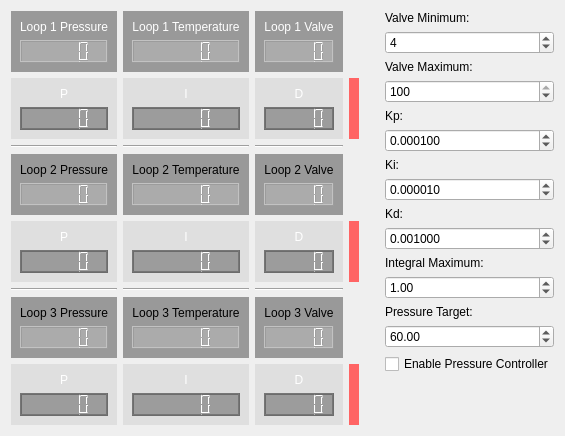
      <widget class="QWidget" name="tabSteamPressure">
       <attribute name="title">
        <string>Steam Pressure</string>
       </attribute>
       <layout class="QHBoxLayout" name="horizontalLayout_2">
        <item>
         <layout class="QGridLayout" name="gridLayout_2">
          <item row="9" column="1">
           <widget class="QWidget" name="widget_16" native="true">
            <property name="sizePolicy">
             <sizepolicy hsizetype="Expanding" vsizetype="Preferred">
              <horstretch>0</horstretch>
              <verstretch>0</verstretch>
             </sizepolicy>
            </property>
            <property name="styleSheet">
             <string notr="true">QWidget{
	background: rgba(20, 20, 20, 100);
}

QLCDNumber{
	background: rgba(200,200,200,100);
	font: 15pt &quot;Source Code Pro&quot;;
	color: white;
}

QLabel{
	background: transparent;
}</string>
            </property>
            <layout class="QVBoxLayout" name="verticalLayout_47">
             <item>
              <widget class="QLabel" name="label_50">
               <property name="text">
                <string>Loop 3 Temperature</string>
               </property>
               <property name="alignment">
                <set>Qt::AlignmentFlag::AlignCenter</set>
               </property>
              </widget>
             </item>
             <item>
              <widget class="QLCDNumber" name="lcd_L3_Pres_Temp"/>
             </item>
            </layout>
           </widget>
          </item>
          <item row="2" column="0">
           <widget class="QWidget" name="widget_11" native="true">
            <property name="sizePolicy">
             <sizepolicy hsizetype="Expanding" vsizetype="Preferred">
              <horstretch>0</horstretch>
              <verstretch>0</verstretch>
             </sizepolicy>
            </property>
            <property name="styleSheet">
             <string notr="true">QWidget{
	background: rgba(200,200,200,100);
}

QLabel{
	background: transparent;
	font: 700 20pt &quot;Source Code Pro&quot;;
	color: white;
}

QLCDNumber{
	background: rgba(50, 50, 50, 100);
	font: 15pt &quot;Source Code Pro&quot;;
	color: white;
}</string>
            </property>
            <layout class="QVBoxLayout" name="verticalLayout_51">
             <item>
              <widget class="QLabel" name="label_63">
               <property name="text">
                <string>P</string>
               </property>
               <property name="alignment">
                <set>Qt::AlignmentFlag::AlignCenter</set>
               </property>
              </widget>
             </item>
             <item>
              <widget class="QLCDNumber" name="lcd_L1_Pres_P"/>
             </item>
            </layout>
           </widget>
          </item>
          <item row="10" column="2">
           <widget class="QWidget" name="widget_24" native="true">
            <property name="sizePolicy">
             <sizepolicy hsizetype="Expanding" vsizetype="Preferred">
              <horstretch>0</horstretch>
              <verstretch>0</verstretch>
             </sizepolicy>
            </property>
            <property name="styleSheet">
             <string notr="true">QWidget{
	background: rgba(200,200,200,100);
}

QLabel{
	background: transparent;
	font: 700 20pt &quot;Source Code Pro&quot;;
	color: white;
}

QLCDNumber{
	background: rgba(50, 50, 50, 100);
	font: 15pt &quot;Source Code Pro&quot;;
	color: white;
}</string>
            </property>
            <layout class="QVBoxLayout" name="verticalLayout_58">
             <item>
              <widget class="QLabel" name="label_70">
               <property name="text">
                <string>D</string>
               </property>
               <property name="alignment">
                <set>Qt::AlignmentFlag::AlignCenter</set>
               </property>
              </widget>
             </item>
             <item>
              <widget class="QLCDNumber" name="lcd_L3_Pres_D"/>
             </item>
            </layout>
           </widget>
          </item>
          <item row="0" column="0">
           <widget class="QWidget" name="widget_8" native="true">
            <property name="sizePolicy">
             <sizepolicy hsizetype="Expanding" vsizetype="Preferred">
              <horstretch>0</horstretch>
              <verstretch>0</verstretch>
             </sizepolicy>
            </property>
            <property name="styleSheet">
             <string notr="true">QWidget{
	background: rgba(20, 20, 20, 100);
}

QLCDNumber{
	background: rgba(200,200,200,100);
	font: 15pt &quot;Source Code Pro&quot;;
	color: white;
}

QLabel{
	background: transparent;
	color: white;
}</string>
            </property>
            <layout class="QVBoxLayout" name="verticalLayout_8">
             <item>
              <widget class="QLabel" name="label_11">
               <property name="text">
                <string>Loop 1 Pressure</string>
               </property>
               <property name="alignment">
                <set>Qt::AlignmentFlag::AlignCenter</set>
               </property>
              </widget>
             </item>
             <item>
              <widget class="QLCDNumber" name="lcd_L1_Pres_Pres"/>
             </item>
            </layout>
           </widget>
          </item>
          <item row="3" column="0">
           <widget class="Line" name="line_7">
            <property name="orientation">
             <enum>Qt::Orientation::Horizontal</enum>
            </property>
           </widget>
          </item>
          <item row="0" column="2">
           <widget class="QWidget" name="widget_26" native="true">
            <property name="sizePolicy">
             <sizepolicy hsizetype="Expanding" vsizetype="Preferred">
              <horstretch>0</horstretch>
              <verstretch>0</verstretch>
             </sizepolicy>
            </property>
            <property name="styleSheet">
             <string notr="true">QWidget{
	background: rgba(20, 20, 20, 100);
}

QLCDNumber{
	background: rgba(200,200,200,100);
	font: 15pt &quot;Source Code Pro&quot;;
	color: white;
}

QLabel{
	background: transparent;
	color: white;
}</string>
            </property>
            <layout class="QVBoxLayout" name="verticalLayout_11">
             <item>
              <widget class="QLabel" name="label_12">
               <property name="text">
                <string>Loop 1 Valve</string>
               </property>
               <property name="alignment">
                <set>Qt::AlignmentFlag::AlignCenter</set>
               </property>
              </widget>
             </item>
             <item>
              <widget class="QLCDNumber" name="lcd_L1_Pres_Valve"/>
             </item>
            </layout>
           </widget>
          </item>
          <item row="0" column="1">
           <widget class="QWidget" name="widget_9" native="true">
            <property name="sizePolicy">
             <sizepolicy hsizetype="Expanding" vsizetype="Preferred">
              <horstretch>0</horstretch>
              <verstretch>0</verstretch>
             </sizepolicy>
            </property>
            <property name="styleSheet">
             <string notr="true">QWidget{
	background: rgba(20, 20, 20, 100);
}

QLCDNumber{
	background: rgba(200,200,200,100);
	font: 15pt &quot;Source Code Pro&quot;;
	color: white;
}

QLabel{
	background: transparent;
	color: white;
}</string>
            </property>
            <layout class="QVBoxLayout" name="verticalLayout_14">
             <item>
              <widget class="QLabel" name="label_27">
               <property name="text">
                <string>Loop 1 Temperature</string>
               </property>
               <property name="alignment">
                <set>Qt::AlignmentFlag::AlignCenter</set>
               </property>
              </widget>
             </item>
             <item>
              <widget class="QLCDNumber" name="lcd_L1_Pres_Temp"/>
             </item>
            </layout>
           </widget>
          </item>
          <item row="9" column="2">
           <widget class="QWidget" name="widget_20" native="true">
            <property name="sizePolicy">
             <sizepolicy hsizetype="Expanding" vsizetype="Preferred">
              <horstretch>0</horstretch>
              <verstretch>0</verstretch>
             </sizepolicy>
            </property>
            <property name="styleSheet">
             <string notr="true">QWidget{
	background: rgba(20, 20, 20, 100);
}

QLCDNumber{
	background: rgba(200,200,200,100);
	font: 15pt &quot;Source Code Pro&quot;;
	color: white;
}

QLabel{
	background: transparent;
}</string>
            </property>
            <layout class="QVBoxLayout" name="verticalLayout_49">
             <item>
              <widget class="QLabel" name="label_61">
               <property name="text">
                <string>Loop 3 Valve</string>
               </property>
               <property name="alignment">
                <set>Qt::AlignmentFlag::AlignCenter</set>
               </property>
              </widget>
             </item>
             <item>
              <widget class="QLCDNumber" name="lcd_L3_Pres_Valve"/>
             </item>
            </layout>
           </widget>
          </item>
          <item row="7" column="1">
           <widget class="QWidget" name="widget_17" native="true">
            <property name="sizePolicy">
             <sizepolicy hsizetype="Expanding" vsizetype="Preferred">
              <horstretch>0</horstretch>
              <verstretch>0</verstretch>
             </sizepolicy>
            </property>
            <property name="styleSheet">
             <string notr="true">QWidget{
	background: rgba(200,200,200,100);
}

QLabel{
	background: transparent;
	font: 700 20pt &quot;Source Code Pro&quot;;
	color: white;
}

QLCDNumber{
	background: rgba(50, 50, 50, 100);
	font: 15pt &quot;Source Code Pro&quot;;
	color: white;
}</string>
            </property>
            <layout class="QVBoxLayout" name="verticalLayout_54">
             <item>
              <widget class="QLabel" name="label_66">
               <property name="text">
                <string>I</string>
               </property>
               <property name="alignment">
                <set>Qt::AlignmentFlag::AlignCenter</set>
               </property>
              </widget>
             </item>
             <item>
              <widget class="QLCDNumber" name="lcd_L2_Pres_I"/>
             </item>
            </layout>
           </widget>
          </item>
          <item row="3" column="2">
           <widget class="Line" name="line_9">
            <property name="orientation">
             <enum>Qt::Orientation::Horizontal</enum>
            </property>
           </widget>
          </item>
          <item row="8" column="0">
           <widget class="Line" name="line_10">
            <property name="orientation">
             <enum>Qt::Orientation::Horizontal</enum>
            </property>
           </widget>
          </item>
          <item row="8" column="1">
           <widget class="Line" name="line_11">
            <property name="orientation">
             <enum>Qt::Orientation::Horizontal</enum>
            </property>
           </widget>
          </item>
          <item row="8" column="2">
           <widget class="Line" name="line_12">
            <property name="orientation">
             <enum>Qt::Orientation::Horizontal</enum>
            </property>
           </widget>
          </item>
          <item row="3" column="1">
           <widget class="Line" name="line_8">
            <property name="orientation">
             <enum>Qt::Orientation::Horizontal</enum>
            </property>
           </widget>
          </item>
          <item row="5" column="0">
           <widget class="QWidget" name="widget_22" native="true">
            <property name="sizePolicy">
             <sizepolicy hsizetype="Expanding" vsizetype="Preferred">
              <horstretch>0</horstretch>
              <verstretch>0</verstretch>
             </sizepolicy>
            </property>
            <property name="styleSheet">
             <string notr="true">QWidget{
	background: rgba(20, 20, 20, 100);
}

QLCDNumber{
	background: rgba(200,200,200,100);
	font: 15pt &quot;Source Code Pro&quot;;
	color: white;
}

QLabel{
	background: transparent;
}</string>
            </property>
            <layout class="QVBoxLayout" name="verticalLayout_50">
             <item>
              <widget class="QLabel" name="label_62">
               <property name="text">
                <string>Loop 2 Pressure</string>
               </property>
               <property name="alignment">
                <set>Qt::AlignmentFlag::AlignCenter</set>
               </property>
              </widget>
             </item>
             <item>
              <widget class="QLCDNumber" name="lcd_L2_Pres_Pres"/>
             </item>
            </layout>
           </widget>
          </item>
          <item row="2" column="1">
           <widget class="QWidget" name="widget_25" native="true">
            <property name="sizePolicy">
             <sizepolicy hsizetype="Expanding" vsizetype="Preferred">
              <horstretch>0</horstretch>
              <verstretch>0</verstretch>
             </sizepolicy>
            </property>
            <property name="styleSheet">
             <string notr="true">QWidget{
	background: rgba(200,200,200,100);
}

QLabel{
	background: transparent;
	font: 700 20pt &quot;Source Code Pro&quot;;
	color: white;
}

QLCDNumber{
	background: rgba(50, 50, 50, 100);
	font: 15pt &quot;Source Code Pro&quot;;
	color: white;
}</string>
            </property>
            <layout class="QVBoxLayout" name="verticalLayout_59">
             <item>
              <widget class="QLabel" name="label_71">
               <property name="text">
                <string>I</string>
               </property>
               <property name="alignment">
                <set>Qt::AlignmentFlag::AlignCenter</set>
               </property>
              </widget>
             </item>
             <item>
              <widget class="QLCDNumber" name="lcd_L1_Pres_I"/>
             </item>
            </layout>
           </widget>
          </item>
          <item row="2" column="4">
           <spacer name="verticalSpacer_6">
            <property name="orientation">
             <enum>Qt::Orientation::Vertical</enum>
            </property>
            <property name="sizeHint" stdset="0">
             <size>
              <width>20</width>
              <height>40</height>
             </size>
            </property>
           </spacer>
          </item>
          <item row="2" column="2">
           <widget class="QWidget" name="widget_14" native="true">
            <property name="sizePolicy">
             <sizepolicy hsizetype="Expanding" vsizetype="Preferred">
              <horstretch>0</horstretch>
              <verstretch>0</verstretch>
             </sizepolicy>
            </property>
            <property name="styleSheet">
             <string notr="true">QWidget{
	background: rgba(200,200,200,100);
}

QLabel{
	background: transparent;
	font: 700 20pt &quot;Source Code Pro&quot;;
	color: white;
}

QLCDNumber{
	background: rgba(50, 50, 50, 100);
	font: 15pt &quot;Source Code Pro&quot;;
	color: white;
}</string>
            </property>
            <layout class="QVBoxLayout" name="verticalLayout_52">
             <item>
              <widget class="QLabel" name="label_64">
               <property name="text">
                <string>D</string>
               </property>
               <property name="alignment">
                <set>Qt::AlignmentFlag::AlignCenter</set>
               </property>
              </widget>
             </item>
             <item>
              <widget class="QLCDNumber" name="lcd_L1_Pres_D"/>
             </item>
            </layout>
           </widget>
          </item>
          <item row="7" column="2">
           <widget class="QWidget" name="widget_18" native="true">
            <property name="sizePolicy">
             <sizepolicy hsizetype="Expanding" vsizetype="Preferred">
              <horstretch>0</horstretch>
              <verstretch>0</verstretch>
             </sizepolicy>
            </property>
            <property name="styleSheet">
             <string notr="true">QWidget{
	background: rgba(200,200,200,100);
}

QLabel{
	background: transparent;
	font: 700 20pt &quot;Source Code Pro&quot;;
	color: white;
}

QLCDNumber{
	background: rgba(50, 50, 50, 100);
	font: 15pt &quot;Source Code Pro&quot;;
	color: white;
}</string>
            </property>
            <layout class="QVBoxLayout" name="verticalLayout_55">
             <item>
              <widget class="QLabel" name="label_67">
               <property name="text">
                <string>D</string>
               </property>
               <property name="alignment">
                <set>Qt::AlignmentFlag::AlignCenter</set>
               </property>
              </widget>
             </item>
             <item>
              <widget class="QLCDNumber" name="lcd_L2_Pres_D"/>
             </item>
            </layout>
           </widget>
          </item>
          <item row="10" column="0">
           <widget class="QWidget" name="widget_19" native="true">
            <property name="sizePolicy">
             <sizepolicy hsizetype="Expanding" vsizetype="Preferred">
              <horstretch>0</horstretch>
              <verstretch>0</verstretch>
             </sizepolicy>
            </property>
            <property name="styleSheet">
             <string notr="true">QWidget{
	background: rgba(200,200,200,100);
}

QLabel{
	background: transparent;
	font: 700 20pt &quot;Source Code Pro&quot;;
	color: white;
}

QLCDNumber{
	background: rgba(50, 50, 50, 100);
	font: 15pt &quot;Source Code Pro&quot;;
	color: white;
}</string>
            </property>
            <layout class="QVBoxLayout" name="verticalLayout_56">
             <item>
              <widget class="QLabel" name="label_68">
               <property name="text">
                <string>P</string>
               </property>
               <property name="alignment">
                <set>Qt::AlignmentFlag::AlignCenter</set>
               </property>
              </widget>
             </item>
             <item>
              <widget class="QLCDNumber" name="lcd_L3_Pres_P"/>
             </item>
            </layout>
           </widget>
          </item>
          <item row="5" column="1">
           <widget class="QWidget" name="widget_10" native="true">
            <property name="sizePolicy">
             <sizepolicy hsizetype="Expanding" vsizetype="Preferred">
              <horstretch>0</horstretch>
              <verstretch>0</verstretch>
             </sizepolicy>
            </property>
            <property name="styleSheet">
             <string notr="true">QWidget{
	background: rgba(20, 20, 20, 100);
}

QLCDNumber{
	background: rgba(200,200,200,100);
	font: 15pt &quot;Source Code Pro&quot;;
	color: white;
}

QLabel{
	background: transparent;
}</string>
            </property>
            <layout class="QVBoxLayout" name="verticalLayout_45">
             <item>
              <widget class="QLabel" name="label_42">
               <property name="text">
                <string>Loop 2 Temperature</string>
               </property>
               <property name="alignment">
                <set>Qt::AlignmentFlag::AlignCenter</set>
               </property>
              </widget>
             </item>
             <item>
              <widget class="QLCDNumber" name="lcd_L2_Pres_Temp"/>
             </item>
            </layout>
           </widget>
          </item>
          <item row="7" column="0">
           <widget class="QWidget" name="widget_13" native="true">
            <property name="sizePolicy">
             <sizepolicy hsizetype="Expanding" vsizetype="Preferred">
              <horstretch>0</horstretch>
              <verstretch>0</verstretch>
             </sizepolicy>
            </property>
            <property name="styleSheet">
             <string notr="true">QWidget{
	background: rgba(200,200,200,100);
}

QLabel{
	background: transparent;
	font: 700 20pt &quot;Source Code Pro&quot;;
	color: white;
}

QLCDNumber{
	background: rgba(50, 50, 50, 100);
	font: 15pt &quot;Source Code Pro&quot;;
	color: white;
}</string>
            </property>
            <layout class="QVBoxLayout" name="verticalLayout_53">
             <item>
              <widget class="QLabel" name="label_65">
               <property name="text">
                <string>P</string>
               </property>
               <property name="alignment">
                <set>Qt::AlignmentFlag::AlignCenter</set>
               </property>
              </widget>
             </item>
             <item>
              <widget class="QLCDNumber" name="lcd_L2_Pres_P"/>
             </item>
            </layout>
           </widget>
          </item>
          <item row="5" column="2">
           <widget class="QWidget" name="widget_15" native="true">
            <property name="sizePolicy">
             <sizepolicy hsizetype="Expanding" vsizetype="Preferred">
              <horstretch>0</horstretch>
              <verstretch>0</verstretch>
             </sizepolicy>
            </property>
            <property name="styleSheet">
             <string notr="true">QWidget{
	background: rgba(20, 20, 20, 100);
}

QLCDNumber{
	background: rgba(200,200,200,100);
	font: 15pt &quot;Source Code Pro&quot;;
	color: white;
}

QLabel{
	background: transparent;
}</string>
            </property>
            <layout class="QVBoxLayout" name="verticalLayout_46">
             <item>
              <widget class="QLabel" name="label_49">
               <property name="text">
                <string>Loop 2 Valve</string>
               </property>
               <property name="alignment">
                <set>Qt::AlignmentFlag::AlignCenter</set>
               </property>
              </widget>
             </item>
             <item>
              <widget class="QLCDNumber" name="lcd_L2_Pres_Valve"/>
             </item>
            </layout>
           </widget>
          </item>
          <item row="10" column="1">
           <widget class="QWidget" name="widget_23" native="true">
            <property name="sizePolicy">
             <sizepolicy hsizetype="Expanding" vsizetype="Preferred">
              <horstretch>0</horstretch>
              <verstretch>0</verstretch>
             </sizepolicy>
            </property>
            <property name="styleSheet">
             <string notr="true">QWidget{
	background: rgba(200,200,200,100);
}

QLabel{
	background: transparent;
	font: 700 20pt &quot;Source Code Pro&quot;;
	color: white;
}

QLCDNumber{
	background: rgba(50, 50, 50, 100);
	font: 15pt &quot;Source Code Pro&quot;;
	color: white;
}</string>
            </property>
            <layout class="QVBoxLayout" name="verticalLayout_57">
             <item>
              <widget class="QLabel" name="label_69">
               <property name="text">
                <string>I</string>
               </property>
               <property name="alignment">
                <set>Qt::AlignmentFlag::AlignCenter</set>
               </property>
              </widget>
             </item>
             <item>
              <widget class="QLCDNumber" name="lcd_L3_Pres_I"/>
             </item>
            </layout>
           </widget>
          </item>
          <item row="9" column="0">
           <widget class="QWidget" name="widget_21" native="true">
            <property name="sizePolicy">
             <sizepolicy hsizetype="Expanding" vsizetype="Preferred">
              <horstretch>0</horstretch>
              <verstretch>0</verstretch>
             </sizepolicy>
            </property>
            <property name="styleSheet">
             <string notr="true">QWidget{
	background: rgba(20, 20, 20, 100);
}

QLCDNumber{
	background: rgba(200,200,200,100);
	font: 15pt &quot;Source Code Pro&quot;;
	color: white;
}

QLabel{
	background: transparent;
}</string>
            </property>
            <layout class="QVBoxLayout" name="verticalLayout_48">
             <item>
              <widget class="QLabel" name="label_51">
               <property name="text">
                <string>Loop 3 Pressure</string>
               </property>
               <property name="alignment">
                <set>Qt::AlignmentFlag::AlignCenter</set>
               </property>
              </widget>
             </item>
             <item>
              <widget class="QLCDNumber" name="lcd_L3_Pres_Pres"/>
             </item>
            </layout>
           </widget>
          </item>
          <item row="5" column="4">
           <spacer name="verticalSpacer_8">
            <property name="orientation">
             <enum>Qt::Orientation::Vertical</enum>
            </property>
            <property name="sizeHint" stdset="0">
             <size>
              <width>20</width>
              <height>40</height>
             </size>
            </property>
           </spacer>
          </item>
          <item row="7" column="4">
           <spacer name="verticalSpacer_9">
            <property name="orientation">
             <enum>Qt::Orientation::Vertical</enum>
            </property>
            <property name="sizeHint" stdset="0">
             <size>
              <width>20</width>
              <height>40</height>
             </size>
            </property>
           </spacer>
          </item>
          <item row="9" column="4">
           <spacer name="verticalSpacer_13">
            <property name="orientation">
             <enum>Qt::Orientation::Vertical</enum>
            </property>
            <property name="sizeHint" stdset="0">
             <size>
              <width>20</width>
              <height>40</height>
             </size>
            </property>
           </spacer>
          </item>
          <item row="10" column="4">
           <spacer name="verticalSpacer_16">
            <property name="orientation">
             <enum>Qt::Orientation::Vertical</enum>
            </property>
            <property name="sizeHint" stdset="0">
             <size>
              <width>20</width>
              <height>40</height>
             </size>
            </property>
           </spacer>
          </item>
          <item row="0" column="4">
           <spacer name="verticalSpacer_17">
            <property name="orientation">
             <enum>Qt::Orientation::Vertical</enum>
            </property>
            <property name="sizeHint" stdset="0">
             <size>
              <width>20</width>
              <height>40</height>
             </size>
            </property>
           </spacer>
          </item>
          <item row="7" column="3">
           <widget class="QWidget" name="widget_status_Pressure_L2" native="true">
            <property name="sizePolicy">
             <sizepolicy hsizetype="Fixed" vsizetype="Preferred">
              <horstretch>0</horstretch>
              <verstretch>0</verstretch>
             </sizepolicy>
            </property>
            <property name="minimumSize">
             <size>
              <width>10</width>
              <height>0</height>
             </size>
            </property>
            <property name="styleSheet">
             <string notr="true">background-color: rgb(255, 100, 100);</string>
            </property>
           </widget>
          </item>
          <item row="2" column="3">
           <widget class="QWidget" name="widget_status_Pressure_L1" native="true">
            <property name="sizePolicy">
             <sizepolicy hsizetype="Fixed" vsizetype="Preferred">
              <horstretch>0</horstretch>
              <verstretch>0</verstretch>
             </sizepolicy>
            </property>
            <property name="minimumSize">
             <size>
              <width>10</width>
              <height>0</height>
             </size>
            </property>
            <property name="styleSheet">
             <string notr="true">background-color: rgb(255, 100, 100);</string>
            </property>
           </widget>
          </item>
          <item row="10" column="3">
           <widget class="QWidget" name="widget_status_Pressure_L3" native="true">
            <property name="sizePolicy">
             <sizepolicy hsizetype="Fixed" vsizetype="Preferred">
              <horstretch>0</horstretch>
              <verstretch>0</verstretch>
             </sizepolicy>
            </property>
            <property name="minimumSize">
             <size>
              <width>10</width>
              <height>0</height>
             </size>
            </property>
            <property name="styleSheet">
             <string notr="true">background-color: rgb(255, 100, 100);</string>
            </property>
           </widget>
          </item>
         </layout>
        </item>
        <item>
         <layout class="QVBoxLayout" name="verticalLayout_4">
          <item>
           <widget class="QLabel" name="label_10">
            <property name="text">
             <string>Valve Minimum:</string>
            </property>
           </widget>
          </item>
          <item>
           <widget class="QSpinBox" name="spinPressureValveMin">
            <property name="maximum">
             <number>100</number>
            </property>
            <property name="value">
             <number>4</number>
            </property>
           </widget>
          </item>
          <item>
           <widget class="QLabel" name="label_72">
            <property name="text">
             <string>Valve Maximum:</string>
            </property>
           </widget>
          </item>
          <item>
           <widget class="QSpinBox" name="spinPressureValveMax">
            <property name="maximum">
             <number>100</number>
            </property>
            <property name="value">
             <number>100</number>
            </property>
           </widget>
          </item>
          <item>
           <widget class="QLabel" name="label_73">
            <property name="text">
             <string>Kp:</string>
            </property>
           </widget>
          </item>
          <item>
           <widget class="QDoubleSpinBox" name="spinPressureKp">
            <property name="decimals">
             <number>6</number>
            </property>
            <property name="minimum">
             <double>-10.000000000000000</double>
            </property>
            <property name="maximum">
             <double>10.000000000000000</double>
            </property>
            <property name="value">
             <double>0.000100000000000</double>
            </property>
           </widget>
          </item>
          <item>
           <widget class="QLabel" name="label_74">
            <property name="text">
             <string>Ki:</string>
            </property>
           </widget>
          </item>
          <item>
           <widget class="QDoubleSpinBox" name="spinPressureKi">
            <property name="decimals">
             <number>6</number>
            </property>
            <property name="minimum">
             <double>-10.000000000000000</double>
            </property>
            <property name="maximum">
             <double>10.000000000000000</double>
            </property>
            <property name="value">
             <double>0.000010000000000</double>
            </property>
           </widget>
          </item>
          <item>
           <widget class="QLabel" name="label_75">
            <property name="text">
             <string>Kd:</string>
            </property>
           </widget>
          </item>
          <item>
           <widget class="QDoubleSpinBox" name="spinPressureKd">
            <property name="decimals">
             <number>6</number>
            </property>
            <property name="minimum">
             <double>-10.000000000000000</double>
            </property>
            <property name="maximum">
             <double>10.000000000000000</double>
            </property>
            <property name="value">
             <double>0.001000000000000</double>
            </property>
           </widget>
          </item>
          <item>
           <widget class="QLabel" name="label_76">
            <property name="text">
             <string>Integral Maximum:</string>
            </property>
           </widget>
          </item>
          <item>
           <widget class="QDoubleSpinBox" name="spinPressureMaxIntegral">
            <property name="maximum">
             <double>100.000000000000000</double>
            </property>
            <property name="value">
             <double>1.000000000000000</double>
            </property>
           </widget>
          </item>
          <item>
           <widget class="QLabel" name="label_77">
            <property name="text">
             <string>Pressure Target:</string>
            </property>
           </widget>
          </item>
          <item>
           <widget class="QDoubleSpinBox" name="spinPressureTarget">
            <property name="maximum">
             <double>120.000000000000000</double>
            </property>
            <property name="value">
             <double>60.000000000000000</double>
            </property>
           </widget>
          </item>
          <item>
           <widget class="QCheckBox" name="checkEnablePressureController">
            <property name="text">
             <string>Enable Pressure Controller</string>
            </property>
            <property name="checked">
             <bool>false</bool>
            </property>
           </widget>
          </item>
          <item>
           <spacer name="verticalSpacer_2">
            <property name="orientation">
             <enum>Qt::Orientation::Vertical</enum>
            </property>
            <property name="sizeHint" stdset="0">
             <size>
              <width>20</width>
              <height>40</height>
             </size>
            </property>
           </spacer>
          </item>
         </layout>
        </item>
       </layout>
      </widget>
